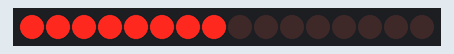
Bench run of a sketch on a simulated Arduino Uno, built with avr-gcc and run on an emulated ATmega328P. Shown: 16 shift-register outputs drawn as a row of LEDs (first output left, lit = HIGH). Wiring (inferred from the names in the program): 2 × shift register (74HC595): data pin 8; shift clock pin 6; latch pin 4. Wiring (inferred from the signals the program sends): row of LEDs: on Q0, Q1, Q2, Q3, Q4, Q5, Q6, Q7, Q8, Q9, Q10, Q11, Q12, Q13, Q14, Q15.

Above: at 0.15 s.
At 4.95 s:
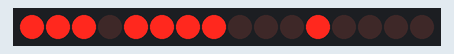
At 10.05 s:
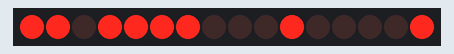
At 19.96 s:
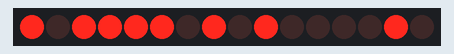
At 29.87 s:
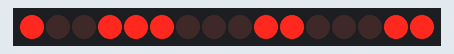
At 39.77 s:
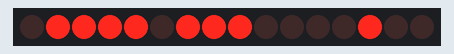
Timing chart, 0 to 40.0 s (numbered marks = the images above):
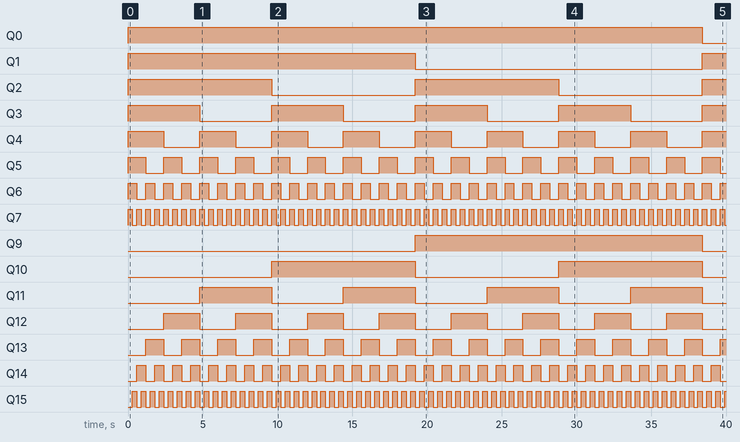

Measured:
- by itself, Q0: LOW → HIGH at 0.00 s, → LOW 38.4 s later
- by itself, Q1: LOW → HIGH at 0.00 s, → LOW 19.2 s later, → HIGH 19.2 s later
- by itself, Q2, Q10: alternates HIGH for 9.6 s and LOW for 9.6 s
- by itself, Q3, Q11: alternates HIGH for 4.8 s and LOW for 4.8 s
- by itself, Q4, Q12: alternates HIGH for 2.4 s and LOW for 2.4 s
- by itself, Q5, Q13: alternates HIGH for 1.2 s and LOW for 1.2 s
- by itself, Q6, Q14: alternates HIGH for 0.60 s and LOW for 0.60 s
- by itself, Q7, Q15: alternates HIGH for 0.30 s and LOW for 0.30 s

The sketch:

Projeto18.ino
```cpp
// Projeto 18 - Contadores binários duplos de 8 bits

byte latchPin = 4;            // conectado ao pino 12 do 74HC595 (Latch)
byte clockPin = 6;            // conectado ao pino 11 do 74HC595 (Clock)
byte dataPin = 8;             // conectado ao pino 14 do 74HC595 (Data)

void
setup()
{
  pinMode(latchPin, OUTPUT);
  pinMode(clockPin, OUTPUT);
  pinMode(dataPin, OUTPUT);
}

void
loop()
{
  for (unsigned int indice = 0; indice < 256; indice++)
  {
    digitalWrite(latchPin, LOW);                              // define latchPin como LOW, depois como HIGH, para permitir o fluxo de dados
    shiftOut(dataPin, clockPin, LSBFIRST, indice);            // desloca os primeiros 8 bits
    shiftOut(dataPin, clockPin, LSBFIRST, 255 - indice);      // desloca o segundo conjunto de 8 bits
    digitalWrite(latchPin, HIGH);                             // transição LOW para HIGH
    delay(300);                                               // tempo de espera entre cada número
  }
}
```
